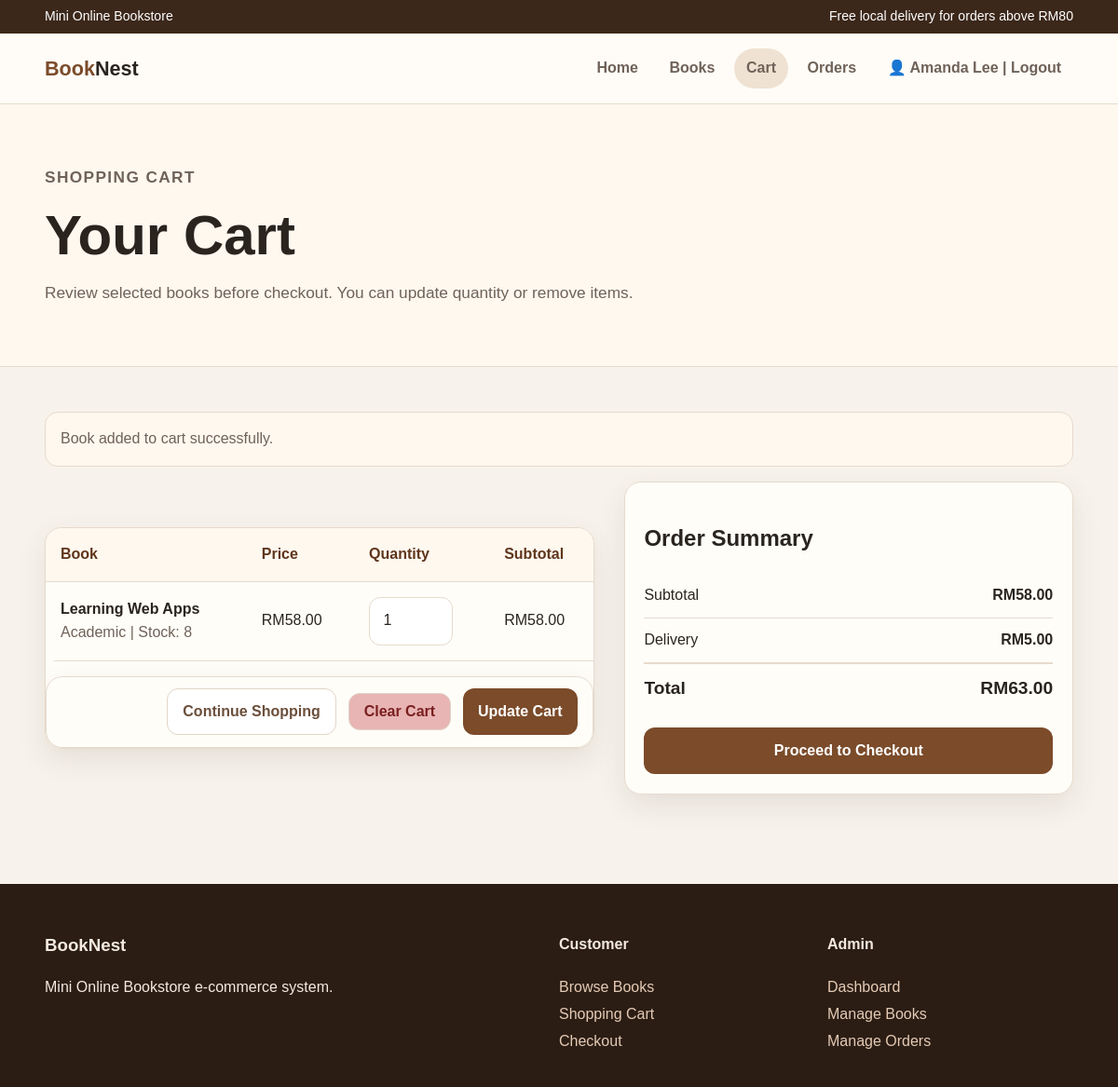
Page /orders/cart.php?add=2 (signed in) on the committed database.
### tables this page shows
CREATE TABLE `books` (
  `book_id` int(11) NOT NULL,
  `title` varchar(150) NOT NULL,
  `author` varchar(100) NOT NULL,
  `category` varchar(50) NOT NULL,
  `price` decimal(10,2) NOT NULL,
  `stock` int(11) NOT NULL,
  `description` text DEFAULT NULL,
  `image` varchar(255) DEFAULT NULL,
  `created_at` timestamp NOT NULL DEFAULT current_timestamp()
);

### orders/cart.php (the view, shortened to what this page needs)
<?php
include '../app.php';
$message = '';
if (isset($_GET['add'])) {
    $book_id = (int)$_GET['add'];
    $stmt = $conn->prepare("SELECT book_id, stock FROM books WHERE book_id = ?");
    $stmt->bind_param("i", $book_id);
    $stmt->execute();
    $book = $stmt->get_result()->fetch_assoc();
    if (!$book) {
        $error = "Book not found.";
    } elseif ((int)$book['stock'] <= 0) {
        $error = "This book is currently out of stock.";
    } else {
        $currentQty = isset($_SESSION['cart'][$book_id]) ? (int)$_SESSION['cart'][$book_id] : 0;
        if ($currentQty >= (int)$book['stock']) {
            $error = "Cannot add more than available stock.";
        } else {
            $message = "Book added to cart successfully.";
        }
    }
}
$cartItems = [];
$subtotal = 0;
if (!empty($_SESSION['cart'])) {
    $bookIds = array_keys($_SESSION['cart']);
    $placeholders = implode(',', array_fill(0, count($bookIds), '?'));
    $types = str_repeat('i', count($bookIds));
    $stmt = $conn->prepare("SELECT book_id, title, author, category, price, stock FROM books WHERE book_id IN ($placeholders)");
    $stmt->bind_param($types, ...$bookIds);
    $stmt->execute();
    $result = $stmt->get_result();
    while ($book = $result->fetch_assoc()) {
        $book_id = (int)$book['book_id'];
        $quantity = isset($_SESSION['cart'][$book_id]) ? (int)$_SESSION['cart'][$book_id] : 0;
        $lineTotal = (float)$book['price'] * $quantity;
        $subtotal += $lineTotal;
        $cartItems[] = [
            'book' => $book,
            'quantity' => $quantity,
            'line_total' => $lineTotal
        ];
    }
}
$delivery = $subtotal >= 80 || $subtotal == 0 ? 0 : 5;
$total = $subtotal + $delivery;
?>
<!DOCTYPE html>
<html lang="en">
<head>
    <link rel="stylesheet" href="../css/style.css?v=123">
</head>
<body>
<div class="topbar">
    <div class="container">
        <span>Mini Online Bookstore</span>
        <span>Free local delivery for orders above RM80</span>
    </div>
</div>
<header class="navbar">
    <div class="container nav-inner">
        <a class="brand" href="../index.php">Book<span>Nest</span></a>
        <nav class="nav-links">
            <a href="../index.php">Home</a>
            <a href="../books/books.php">Books</a>
            <a class="active" href="cart.php">Cart</a>
            <a href="order-history.php">Orders</a>
            <a href="../auth/logout.php">👤 <?php echo htmlspecialchars($_SESSION['user_name']); ?> | Logout</a>
        </nav>
    </div>
</header>
<section class="page-title">
    <div class="container">
        <p class="eyebrow">Shopping Cart</p>
        <h1>Your Cart</h1>
        <p>Review selected books before checkout. You can update quantity or remove items.</p>
    </div>
</section>
<main class="section">
    <div class="container">
        <?php if ($message !== ''): ?>
            <div class="notice" style="margin-bottom:1rem;"><?php echo htmlspecialchars($message); ?></div>
        <?php endif; ?>
    </div>
    <div class="container two-col">
        <div class="table-wrap">
            <?php if (empty($cartItems)): ?>
                <div class="notice">
                    Your shopping cart is empty. Please browse books and add items to cart.
                </div>
            <?php else: ?>
                <form method="POST" action="cart.php">
                    <table>
                        <thead>
                            <tr>
                                <th>Book</th>
                                <th>Price</th>
                                <th>Quantity</th>
                                <th>Subtotal</th>
                            </tr>
                        </thead>
                        <tbody>
                            <?php foreach ($cartItems as $item): ?>
                                <?php
                                    $book = $item['book'];
                                    $bookId = (int)$book['book_id'];
                                ?>
                                <tr>
                                    <td>
                                        <strong><?php echo htmlspecialchars($book['title']); ?></strong><br>
                                        <span class="small">
                                            <?php echo htmlspecialchars($book['category']); ?> | Stock: <?php echo (int)$book['stock']; ?>
                                        </span>
                                    </td>
                                    <td>RM<?php echo number_format($book['price'], 2); ?></td>
                                    <td>
                                        <input class="input" style="width:90px;" type="number" name="quantity[<?php echo $bookId; ?>]" value="<?php echo (int)$item['quantity']; ?>" min="1" max="<?php echo (int)$book['stock']; ?>">
                                    </td>
                                    <td>RM<?php echo number_format($item['line_total'], 2); ?></td>
                                </tr>
                            <?php endforeach; ?>
                        </tbody>
                    </table>
                    <div class="actions" style="margin-top:1rem; justify-content:flex-end;">
                        <a class="btn secondary" style="width:auto;" href="../books/books.php">Continue Shopping</a>
                        <a class="btn danger" style="width:auto;" href="cart.php?clear=1">Clear Cart</a>
                        <button class="btn" type="submit" name="update_cart">Update Cart</button>
                    </div>
                </form>
            <?php endif; ?>
        </div>
        <aside class="summary">
            <h2>Order Summary</h2>
            <div class="summary-row"><span>Subtotal</span><strong>RM<?php echo number_format($subtotal, 2); ?></strong></div>
            <div class="summary-row"><span>Delivery</span><strong>RM<?php echo number_format($delivery, 2); ?></strong></div>
            <div class="summary-row total"><span>Total</span><span>RM<?php echo number_format($total, 2); ?></span></div>
            <?php if (!empty($cartItems)): ?>
                <a class="btn" style="width:100%;margin-top:1rem" href="checkout.php">Proceed to Checkout</a>
            <?php else: ?>
                <a class="btn" style="width:100%;margin-top:1rem" href="../books/books.php">Browse Books</a>
            <?php endif; ?>
        </aside>
    </div>
</main>
<footer class="footer">
    <div class="container footer-grid">
        <div>
            <h3>BookNest</h3>
            <p>Mini Online Bookstore e-commerce system.</p>
        </div>
        <div>
            <h4>Customer</h4>
            <a href="../books/books.php">Browse Books</a>
            <a href="cart.php">Shopping Cart</a>
            <a href="checkout.php">Checkout</a>
        </div>
        <div>
            <h4>Admin</h4>
            <a href="../admin/admin-dashboard.php">Dashboard</a>
            <a href="../admin/manage-books.php">Manage Books</a>
            <a href="../admin/manage-orders.php">Manage Orders</a>
        </div>
    </div>
</footer>
</body>
</html>

### css/style.css (style rules this page uses)
:root { --bg: #f7f3ec; --paper: #fffdf8; --ink: #2a241f; --muted: #6f6259; --line: #e6dacc; --brand: #7b4b2a; --brand-dark: #5f361c; --accent: #b87945; --soft: #efe2d2; --shadow: 0 12px 30px rgba(70, 45, 25, .10); --radius: 18px; }
* { box-sizing: border-box; }
body { margin: 0; font-family: Arial, Helvetica, sans-serif; background: var(--bg); color: var(--ink); line-height: 1.55; }
a { text-decoration: none; color: inherit; }
.container { width: min(1120px, 92%); margin: auto; }
.topbar { background: #3c281b; color: #fff; padding: .45rem 0; font-size: .88rem; }
.topbar .container { display: flex; justify-content: space-between; gap: 1rem; flex-wrap: wrap; }
.navbar { position: sticky; top: 0; z-index: 10; background: rgba(255, 253, 248, .96); border-bottom: 1px solid var(--line); }
.nav-inner { display: flex; align-items: center; justify-content: space-between; padding: 1rem 0; gap: 1rem; }
.brand { font-weight: 800; font-size: 1.35rem; color: var(--brand); }
.brand span { color: var(--ink); }
.nav-links { display: flex; gap: .5rem; flex-wrap: wrap; }
.nav-links a { padding: .55rem .8rem; border-radius: 999px; color: var(--muted); font-weight: 600; }
.nav-links a:hover, .active { background: var(--soft); color: var(--brand-dark); }
.btn { display: inline-flex; align-items: center; justify-content: center; border: 0; border-radius: 12px; padding: .75rem 1rem; background: var(--brand); color: #fff; font-weight: 700; cursor: pointer; height: 50px; font-size: 16px; }
.btn.secondary { background: #ffffff; color: #6b4f3b; border: 1px solid #e0d5c8; padding: 0.4rem 1rem; transition: all 0.2s ease; width: 70px; font-size: 16px; }
.btn.danger { background: #e8b4b4; color: #7a1f1f; border: 1px solid #e0d5c8; border-radius: 12px; padding: 0.4rem 1rem; transition: all 0.2s ease; width: 70px; height: 40px; }
table { border-radius: 12px; overflow: hidden; }
.input { transition: 0.2s; }
.hero-grid, .two-col { display: grid; grid-template-columns: 1.1fr .9fr; align-items: center; gap: 2rem; }
.eyebrow { color: var(--accent); font-weight: 800; text-transform: uppercase; letter-spacing: .08em; font-size: .85rem; }
.hero h1, .page-title h1 { font-size: clamp(2rem, 5vw, 4rem); line-height: 1.05; margin: .5rem 0 1rem; }
.hero p, .page-title p { font-size: 1.08rem; color: var(--muted); max-width: 650px; }
.hero-card, .card, .form-card, .summary, .stat, .table-wrap { background: var(--paper); border: 1px solid var(--line); border-radius: var(--radius); box-shadow: var(--shadow); }
.actions { display: flex; gap: 0.8rem; align-items: center; justify-content: space-between; background: var(--paper); border: 1px solid var(--line); border-radius: var(--radius); padding: 0.8rem 1rem; box-shadow: var(--shadow); }
.section { padding: 3rem 0; }
.section-head p, .meta, .small { color: var(--muted); }
.page-title { padding: 3rem 0; background: #fff8ef; border-bottom: 1px solid var(--line); }
.input, select, textarea { width: 100%; border: 1px solid var(--line); border-radius: 12px; padding: .78rem .9rem; background: #fff; font: inherit; color: var(--ink); }
.form-card, .summary { padding: 1.3rem; }
.info-row, .summary-row { display: flex; justify-content: space-between; gap: 1rem; border-bottom: 1px solid var(--line); padding: .7rem 0; }
.summary-row.total { border-top: 1px solid var(--line); border-bottom: 0; font-size: 1.2rem; font-weight: 900; }
.table-wrap { overflow: auto; }
table { width: 100%; border-collapse: collapse; min-width: 720px; }
th, td { text-align: left; padding: 1rem; border-bottom: 1px solid var(--line); }
th { background: #fff8ef; color: var(--brand-dark); }
.footer { background: #2b1d14; color: #f5eadf; padding: 2rem 0; margin-top: 3rem; }
.footer-grid { display: grid; grid-template-columns: 2fr 1fr 1fr; gap: 1.5rem; }
.footer a { display: block; color: #e5cbb5; margin: .25rem 0; }
.notice { background: #fff8ef; border: 1px solid var(--line); padding: 1rem; border-radius: 14px; color: var(--muted); }

### rows in the picture
books: stock "Book added to cart successfully.", title "Learning Web Apps", category "Academic", stock "8", price "58.00", quantity "1", line_total "58.00"

### other values in the picture
$_SESSION['user_name'] "Amanda Lee"
$subtotal "58.00"
$delivery "5.00"
$total "63.00"
